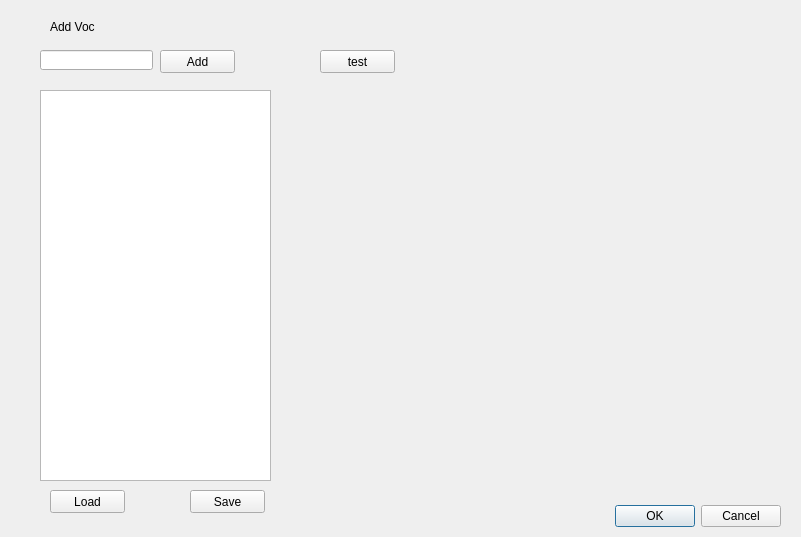
<?xml version="1.0" encoding="UTF-8"?>
<ui version="4.0">
 <class>Dialog</class>
 <widget class="QDialog" name="Dialog">
  <property name="geometry">
   <rect>
    <x>0</x>
    <y>0</y>
    <width>801</width>
    <height>537</height>
   </rect>
  </property>
  <property name="windowTitle">
   <string>Dialog</string>
  </property>
  <widget class="QDialogButtonBox" name="buttonBox">
   <property name="geometry">
    <rect>
     <x>610</x>
     <y>500</y>
     <width>171</width>
     <height>32</height>
    </rect>
   </property>
   <property name="orientation">
    <enum>Qt::Horizontal</enum>
   </property>
   <property name="standardButtons">
    <set>QDialogButtonBox::Cancel|QDialogButtonBox::Ok</set>
   </property>
  </widget>
  <widget class="QLabel" name="label">
   <property name="geometry">
    <rect>
     <x>50</x>
     <y>20</y>
     <width>46</width>
     <height>13</height>
    </rect>
   </property>
   <property name="text">
    <string>Add Voc</string>
   </property>
  </widget>
  <widget class="QPushButton" name="pushButton">
   <property name="geometry">
    <rect>
     <x>160</x>
     <y>50</y>
     <width>75</width>
     <height>23</height>
    </rect>
   </property>
   <property name="text">
    <string>Add</string>
   </property>
  </widget>
  <widget class="QLineEdit" name="lineEdit">
   <property name="geometry">
    <rect>
     <x>40</x>
     <y>50</y>
     <width>113</width>
     <height>20</height>
    </rect>
   </property>
  </widget>
  <widget class="QTableWidget" name="tableWidget">
   <property name="geometry">
    <rect>
     <x>40</x>
     <y>90</y>
     <width>231</width>
     <height>391</height>
    </rect>
   </property>
  </widget>
  <widget class="QPushButton" name="pushButton_2">
   <property name="geometry">
    <rect>
     <x>190</x>
     <y>490</y>
     <width>75</width>
     <height>23</height>
    </rect>
   </property>
   <property name="text">
    <string>Save</string>
   </property>
  </widget>
  <widget class="QPushButton" name="pushButton_3">
   <property name="geometry">
    <rect>
     <x>50</x>
     <y>490</y>
     <width>75</width>
     <height>23</height>
    </rect>
   </property>
   <property name="text">
    <string>Load</string>
   </property>
  </widget>
  <widget class="QPushButton" name="pushButton_4">
   <property name="geometry">
    <rect>
     <x>320</x>
     <y>50</y>
     <width>75</width>
     <height>23</height>
    </rect>
   </property>
   <property name="text">
    <string>test</string>
   </property>
  </widget>
 </widget>
 <resources/>
 <connections>
  <connection>
   <sender>buttonBox</sender>
   <signal>accepted()</signal>
   <receiver>Dialog</receiver>
   <slot>accept()</slot>
   <hints>
    <hint type="sourcelabel">
     <x>248</x>
     <y>254</y>
    </hint>
    <hint type="destinationlabel">
     <x>157</x>
     <y>274</y>
    </hint>
   </hints>
  </connection>
  <connection>
   <sender>buttonBox</sender>
   <signal>rejected()</signal>
   <receiver>Dialog</receiver>
   <slot>reject()</slot>
   <hints>
    <hint type="sourcelabel">
     <x>316</x>
     <y>260</y>
    </hint>
    <hint type="destinationlabel">
     <x>286</x>
     <y>274</y>
    </hint>
   </hints>
  </connection>
 </connections>
</ui>
